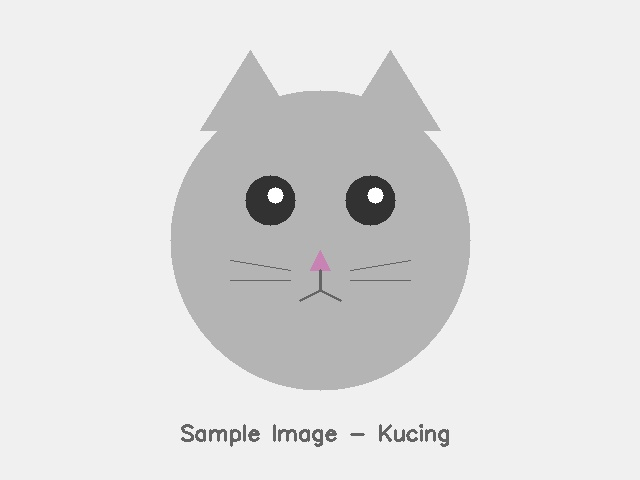
#> input picture Modul01 - Pendahuluan Komputer Vision/praktikum/image/kucing.jpg, 640 x 480 px, found by its file name
$ python 12_object_classification_bovw.py
#> lines starting #> are read from the running program, lines starting #| are printed output that depends on the picture; pictures that were not available may be replaced by others from this repository, and a replacement may not be noted
"""
==========================================================================
PERCOBAAN 12: OBJECT CLASSIFICATION DENGAN BAG OF VISUAL WORDS (BoVW)
==========================================================================
Program ini mempelajari klasifikasi objek menggunakan pendekatan Bag of
Visual Words (BoVW). BoVW terinspirasi dari Bag of Words dalam NLP, di
mana fitur visual (deskriptor) dikelompokkan menjadi "visual words" dan
histogram distribusinya digunakan untuk klasifikasi.

Konsep yang dipelajari:
- Bag of Visual Words (BoVW) pipeline
- Ekstraksi keypoint dan deskriptor menggunakan ORB
- Clustering deskriptor dengan k-means untuk membuat visual vocabulary
- Pembuatan histogram visual words per gambar
- Klasifikasi menggunakan nearest-neighbor pada histogram
- Evaluasi akurasi klasifikasi

Fungsi utama yang dipelajari:
- cv2.ORB_create()                : Membuat detektor fitur ORB
- orb.detectAndCompute()          : Mendeteksi keypoint + deskriptor
- cv2.kmeans()                    : Clustering k-means untuk codebook
- cv2.drawKeypoints()             : Visualisasi keypoint
- np.histogram()                  : Membuat histogram visual words
- np.linalg.norm()                : Menghitung jarak Euclidean

Hasil: Visualisasi keypoints, histogram visual words, dan klasifikasi
==========================================================================
"""

# Mengimpor library OpenCV untuk pemrosesan gambar dan fitur
import cv2

# Mengimpor NumPy untuk operasi array dan clustering
import numpy as np

# Mengimpor os untuk operasi path file dan folder
import os

# Mengimpor matplotlib untuk menyimpan visualisasi hasil
import matplotlib.pyplot as plt

# Mendapatkan direktori script saat ini
SCRIPT_DIR = os.path.dirname(os.path.abspath(__file__))

# Mendefinisikan path folder gambar input
IMAGE_DIR = os.path.join(SCRIPT_DIR, "image")

# Mendefinisikan path folder output untuk menyimpan hasil
OUTPUT_DIR = os.path.join(SCRIPT_DIR, "output")

# Membuat folder output jika belum ada
os.makedirs(OUTPUT_DIR, exist_ok=True)

print("=" * 60)
print("PERCOBAAN 12: OBJECT CLASSIFICATION DENGAN BoVW")
print("=" * 60)

# ============================================================
# 1. Memuat Gambar Objek (5 Kategori)
# ============================================================

print("\n[INFO] Memuat gambar objek untuk 5 kategori...")
print("-" * 50)

# Mendefinisikan nama kategori dan file gambar
categories = {
    "kucing": "kucing.jpg",
    "anjing": "anjing.jpg",
    "mobil": "mobil.jpg",
    "bunga": "bunga.jpg",
    "gedung": "gedung.jpg"
}

# Membuat dictionary untuk menyimpan gambar per kategori
category_images = {}

# Memuat gambar untuk setiap kategori
for cat_name, filename in categories.items():
    # Membaca gambar dari file
    img = cv2.imread(os.path.join(IMAGE_DIR, filename))
#> img is the input picture: shape (480, 640, 3); mean B, G, R 222.9, 222.9, 223

    # Memeriksa apakah gambar berhasil dimuat
    if img is not None:
        # Menyimpan gambar ke dictionary
        category_images[cat_name] = img
        print(f"  [{cat_name}] Dimuat: {img.shape[1]}x{img.shape[0]} piksel")
#|   [kucing] Dimuat: 640x480 piksel
    else:
        # Menampilkan pesan error
        print(f"  [{cat_name}] TIDAK DITEMUKAN: {filename}")

# Memeriksa jumlah gambar yang berhasil dimuat
if len(category_images) < 2:
    print("[ERROR] Minimal 2 kategori gambar diperlukan!")
    print("        Jalankan download_image.py terlebih dahulu.")
    exit()

# Menampilkan total kategori yang berhasil dimuat
print(f"\n  Total kategori: {len(category_images)}")
#|   Total kategori: 4

# ============================================================
# 2. Ekstraksi Keypoints dan Deskriptor ORB
# ============================================================

print("\n[INFO] Mengekstrak keypoints dan deskriptor ORB...")
print("-" * 50)

# Membuat detektor ORB dengan jumlah fitur maksimum
orb = cv2.ORB_create(nfeatures=500)

# Membuat dictionary untuk menyimpan keypoints dan deskriptor per kategori
category_keypoints = {}
category_descriptors = {}
all_descriptors = []

# Mengekstrak fitur dari setiap gambar
for cat_name, img in category_images.items():
    # Mengkonversi gambar ke grayscale
    gray = cv2.cvtColor(img, cv2.COLOR_BGR2GRAY)

    # Mendeteksi keypoints dan menghitung deskriptor ORB
    keypoints, descriptors = orb.detectAndCompute(gray, None)

    # Memeriksa apakah deskriptor ditemukan
    if descriptors is not None:
        # Menyimpan keypoints dan deskriptor
        category_keypoints[cat_name] = keypoints
        category_descriptors[cat_name] = descriptors

        # Menambahkan deskriptor ke koleksi semua deskriptor
        all_descriptors.append(descriptors)

        # Menampilkan info keypoints
        print(f"  [{cat_name}] Keypoints: {len(keypoints)}, "
              f"Deskriptor: {descriptors.shape}")
    else:
        # Menampilkan pesan jika tidak ada fitur
        print(f"  [{cat_name}] Tidak ada deskriptor ditemukan")
#> this loop made 4 passes
#> cat_name on passes 1 to 4: 'kucing', 'anjing', 'mobil', 'bunga'
#> (printed output is left out)
#> pass 2, `gray = cv2.cvtColor(img, cv2.COLOR_BGR2GRAY)`:
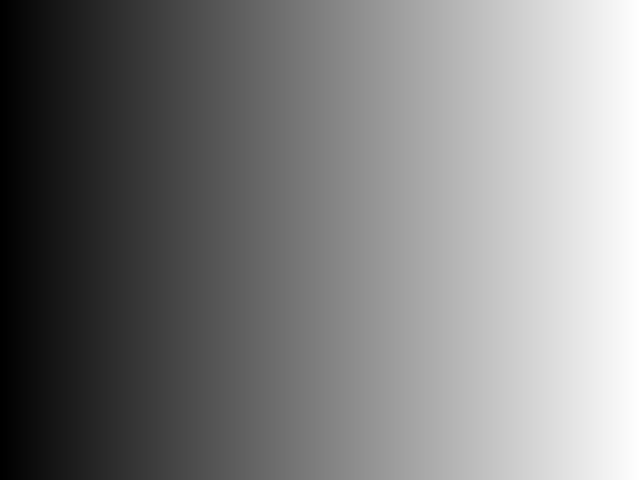
#> gray: shape (480, 640); min 0, max 255, mean 127
#> pass 3, `gray = cv2.cvtColor(img, cv2.COLOR_BGR2GRAY)`:
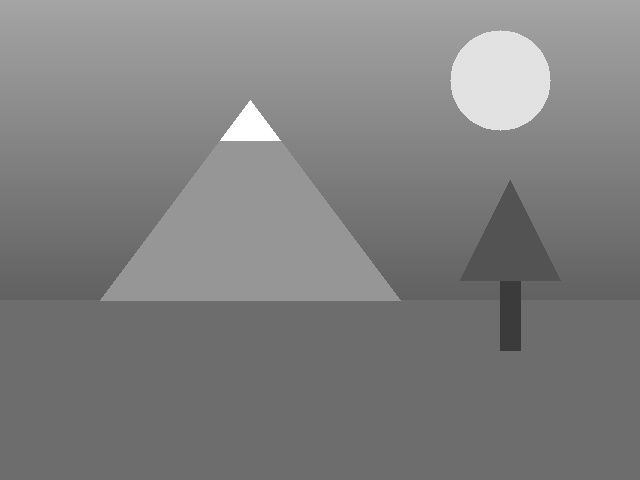
#> gray: shape (480, 640); min 56, max 255, mean 128
#> after the loop, all_descriptors = 3 items; category_descriptors = 3 items; category_keypoints = 3 items

# ============================================================
# 3. Visualisasi Keypoints per Kategori
# ============================================================

print("\n[INFO] Menyimpan visualisasi keypoints...")

# Menentukan jumlah kategori yang punya keypoints
cats_with_kp = [c for c in category_images.keys() if c in category_keypoints]
#> cats_with_kp = ['kucing', 'mobil', 'bunga']
n_cats = len(cats_with_kp)
#> n_cats = 3

# Menentukan layout subplot
n_cols = min(3, n_cats)
#> n_cols = 3
n_rows = (n_cats + n_cols - 1) // n_cols
#> n_rows = 1

# Membuat figure untuk visualisasi keypoints
fig, axes = plt.subplots(n_rows, n_cols, figsize=(6 * n_cols, 5 * n_rows))

# Memastikan axes selalu 2D
if n_rows == 1 and n_cols == 1:
    axes = np.array([[axes]])
elif n_rows == 1:
    axes = axes.reshape(1, -1)
elif n_cols == 1:
    axes = axes.reshape(-1, 1)

# Menampilkan keypoints untuk setiap kategori
for i, cat_name in enumerate(cats_with_kp):
    # Menghitung posisi subplot
    row = i // n_cols
    col = i % n_cols

    # Mengambil gambar dan keypoints
    img = category_images[cat_name]
    kp = category_keypoints[cat_name]

    # Menggambar keypoints pada gambar
    img_kp = cv2.drawKeypoints(img, kp, None,
                                color=(0, 255, 0),
                                flags=cv2.DRAW_MATCHES_FLAGS_DRAW_RICH_KEYPOINTS)

    # Mengkonversi ke RGB untuk matplotlib
    img_kp_rgb = cv2.cvtColor(img_kp, cv2.COLOR_BGR2RGB)

    # Menampilkan gambar dengan keypoints
    axes[row, col].imshow(img_kp_rgb)
    axes[row, col].set_title(f"{cat_name} ({len(kp)} keypoints)",
                             fontsize=11, fontweight="bold")
    axes[row, col].axis("off")
#> this loop made 3 passes
#> pass 1, `img_kp = cv2.drawKeypoints(img, kp, None, color=(0, 255, 0), flags=cv2..`:
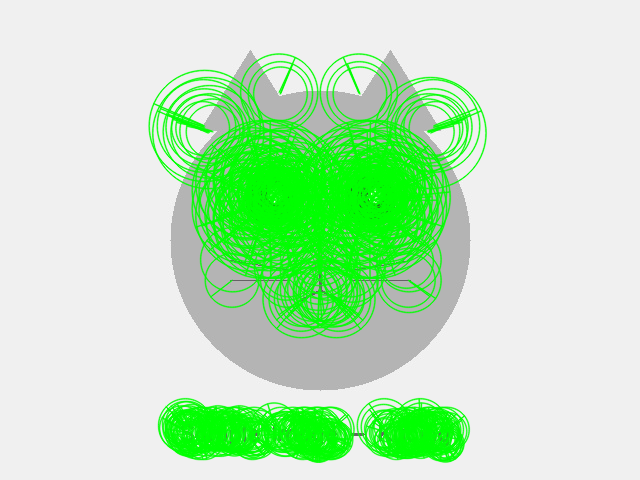
#> img_kp: shape (480, 640, 3); mean B, G, R 191.2, 234.4, 191.2
#> pass 2, `img_kp = cv2.drawKeypoints(img, kp, None, color=(0, 255, 0), flags=cv2..`:
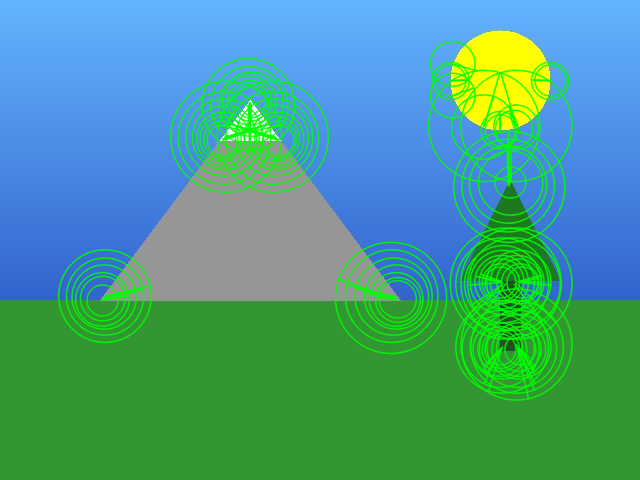
#> img_kp: shape (480, 640, 3); mean B, G, R 138.2, 156.4, 72.6

# Menyembunyikan subplot kosong
for i in range(n_cats, n_rows * n_cols):
    row = i // n_cols
    col = i % n_cols
    axes[row, col].axis("off")

# Menambahkan judul utama
plt.suptitle("Percobaan 12: ORB Keypoints per Kategori Objek",
             fontsize=13, fontweight="bold")

# Mengatur layout
plt.tight_layout()

# Menyimpan visualisasi keypoints
output_path_1 = os.path.join(OUTPUT_DIR, "12_bovw_keypoints.png")
plt.savefig(output_path_1, dpi=150, bbox_inches="tight")
print(f"[OUTPUT] Disimpan: {output_path_1}")

# Menutup figure
plt.close()

# ============================================================
# 4. Membangun Visual Vocabulary dengan K-Means
# ============================================================

print("\n[INFO] Membangun visual vocabulary (codebook) dengan k-means...")
print("-" * 50)

# Menggabungkan semua deskriptor menjadi satu array
all_desc_combined = np.vstack(all_descriptors).astype(np.float32)
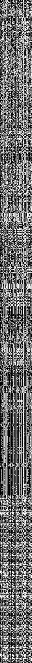
#> all_desc_combined: shape (663, 32) float32; min 0, max 255, mean 110.6

# Menampilkan ukuran total deskriptor
print(f"  Total deskriptor: {all_desc_combined.shape[0]}")
#|   Total deskriptor: 663
print(f"  Dimensi deskriptor: {all_desc_combined.shape[1]}")
#|   Dimensi deskriptor: 32
#> (the rest of the program and of its run is left out)
